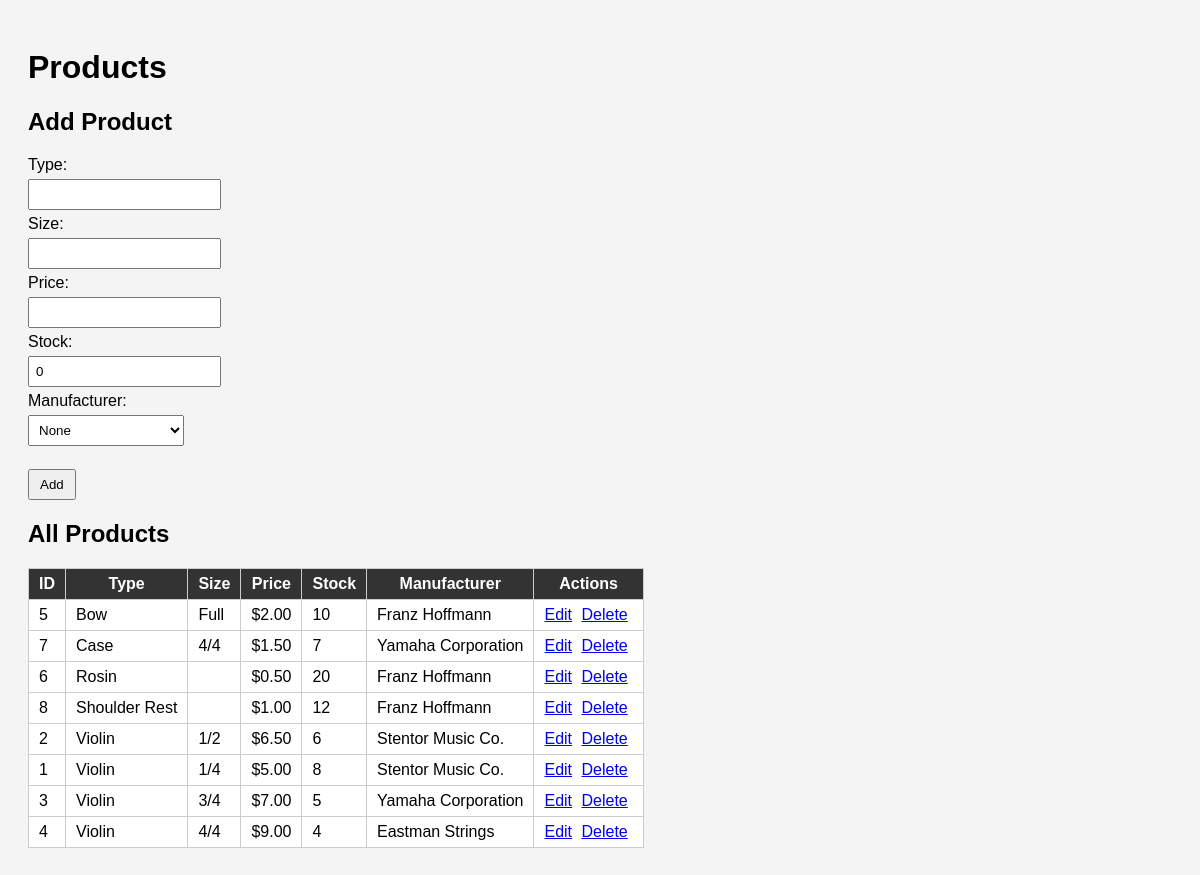
The page /products.php (signed in) on the database its author committed.
### tables this page shows
CREATE TABLE PRODUCT (
    product_id      INT AUTO_INCREMENT,
    type            VARCHAR(80)   NOT NULL,
    size            VARCHAR(20),
    price           DECIMAL(10,2) NOT NULL CHECK (price >= 0),
    stock           INT NOT NULL DEFAULT 0 CHECK (stock >= 0),
    manufacturer_id INT,
    CONSTRAINT pk_product    PRIMARY KEY (product_id),
    CONSTRAINT fk_product_mf FOREIGN KEY (manufacturer_id)
        REFERENCES MANUFACTURER_DISTRIBUTOR(manufacturer_id)
        ON UPDATE CASCADE ON DELETE SET NULL
);

CREATE TABLE MANUFACTURER_DISTRIBUTOR (
    manufacturer_id INT AUTO_INCREMENT,
    name            VARCHAR(100) NOT NULL,
    country         VARCHAR(80),
    contact_email   VARCHAR(100),
    contact_phone   VARCHAR(30),
    CONSTRAINT pk_manufacturer PRIMARY KEY (manufacturer_id)
);

### products.php (the view, shortened to what this page needs)
<?php
$conn = getConnection();
$edit = null;
$products = [];
$res = $conn->query("
    SELECT p.*, m.name AS mfr
    FROM PRODUCT p
    LEFT JOIN MANUFACTURER_DISTRIBUTOR m ON p.manufacturer_id = m.manufacturer_id
    ORDER BY p.type, p.size
");
while ($row = $res->fetch_assoc()) {
    $products[] = $row;
}
?>
<!DOCTYPE html>
<html>
<head>
</head>
<body>
<h1>Products</h1>
<h2><?= $edit ? "Edit Product" : "Add Product" ?></h2>
<form method="POST">
Type:<br>
<input type="text" name="type" value="<?= htmlspecialchars($edit['type'] ?? '') ?>" required>
<br>
Size:<br>
<input type="text" name="size" value="<?= htmlspecialchars($edit['size'] ?? '') ?>">
<br>
Price:<br>
<input type="number" step="0.01" name="price" value="<?= $edit['price'] ?? '' ?>" required>
<br>
Stock:<br>
<input type="number" name="stock" value="<?= $edit['stock'] ?? 0 ?>" required>
<br>
Manufacturer:<br>
<select name="manufacturer_id">
<option value="">None</option>
</select>
<br><br>
<button type="submit">
<?= $edit ? 'Update' : 'Add' ?>
</button>
</form>
<h2>All Products</h2>
<table>
<tr>
<th>ID</th>
<th>Type</th>
<th>Size</th>
<th>Price</th>
<th>Stock</th>
<th>Manufacturer</th>
<th>Actions</th>
</tr>
<?php foreach ($products as $p): ?>
<tr>
<td><?= $p['product_id'] ?></td>
<td><?= htmlspecialchars($p['type']) ?></td>
<td><?= htmlspecialchars($p['size'] ?? '') ?></td>
<td>$<?= number_format($p['price'], 2) ?></td>
<td><?= $p['stock'] ?></td>
<td><?= htmlspecialchars($p['mfr'] ?? '') ?></td>
<td>
    <a href="products.php?edit=<?= $p['product_id'] ?>">Edit</a>
    <a href="products.php?delete=<?= $p['product_id'] ?>" onclick="return confirm('Delete this product?')">Delete</a>
</td>
</tr>
<?php endforeach; ?>
</table>
</body>
</html>

### products.php (style rules this page uses)
body { font-family: Arial; background: #f4f4f4; padding: 20px; }
input, select { padding: 6px; margin: 5px 0; }
table { border-collapse: collapse; margin-top: 15px; background: #fff; }
th, td { border: 1px solid #ccc; padding: 6px 10px; }
th { background: #333; color: #fff; }
button { padding: 6px 10px; }
a { margin-right: 5px; }

### rows shown on the page
product: product_id "5", type "Bow", size "Full", price "2.00", stock "10", manufacturer.name "Franz Hoffmann"
product: product_id "7", type "Case", size "4/4", price "1.50", stock "7", manufacturer.name "Yamaha Corporation"
product: product_id "6", type "Rosin", price "0.50", stock "20", manufacturer.name "Franz Hoffmann"
product: product_id "8", type "Shoulder Rest", price "1.00", stock "12", manufacturer.name "Franz Hoffmann"
product: product_id "2", type "Violin", size "1/2", price "6.50", stock "6", manufacturer.name "Stentor Music Co."
product: product_id "1", type "Violin", size "1/4", price "5.00", stock "8", manufacturer.name "Stentor Music Co."
product: product_id "3", type "Violin", size "3/4", price "7.00", stock "5", manufacturer.name "Yamaha Corporation"
product: product_id "4", type "Violin", size "4/4", price "9.00", stock "4", manufacturer.name "Eastman Strings"
